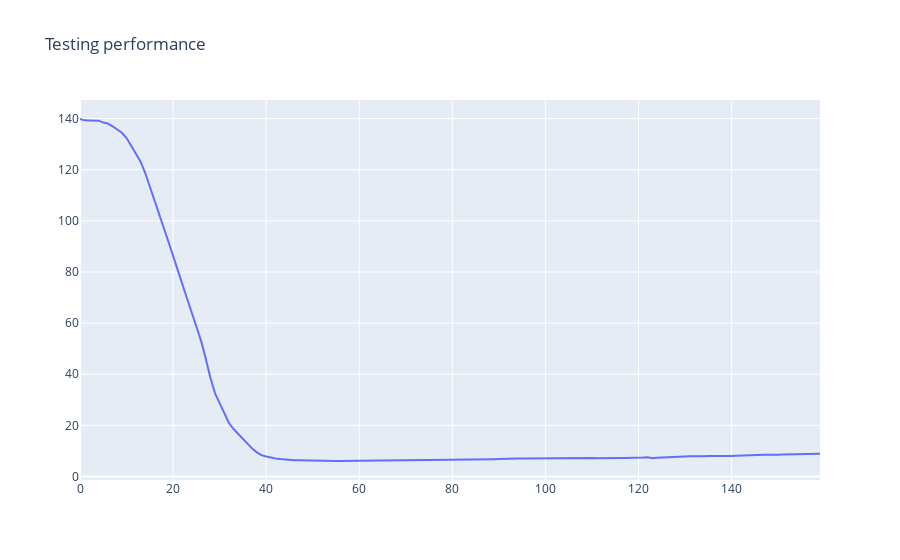

Notebook source saved alongside this figure:
### Code cell
x = trainer.x_train[0:1]
y = trainer.y_train[0]


def test_emoji(x, y):
  loss_arr = []
  for i in range(cfg.WORLD.CA_STEP_RANGE[1] + 100):
    loss = trainer.individual_l2_loss(x,y)
    loss_arr.append(loss)
    x = trainer.ca(x)

  # fig = disp.plot_loss(np.array(loss_arr)[:,0], plot_mean=False, return_plot=True)
  fig = go.Figure(go.Scatter(y=np.array(np.array(loss_arr)[:,0])))
  return fig
  
fig = test_emoji(x, y)
fig.layout.title.text = "Testing performance"
fig
# vis.plotlyplot(fig)

### Figure 1 — Plotly figure (JSON) as saved in the notebook; plotly's stock layout.template omitted (floating-point values rounded to 4 significant figures; data arrays with more than 128 entries replaced by an {"elided": "..."} marker saying what was removed)
{"data": [{"type": "scatter", "y": {"elided": "160 float values"}}], "layout": {"title": {"text": "Testing performance"}}}
